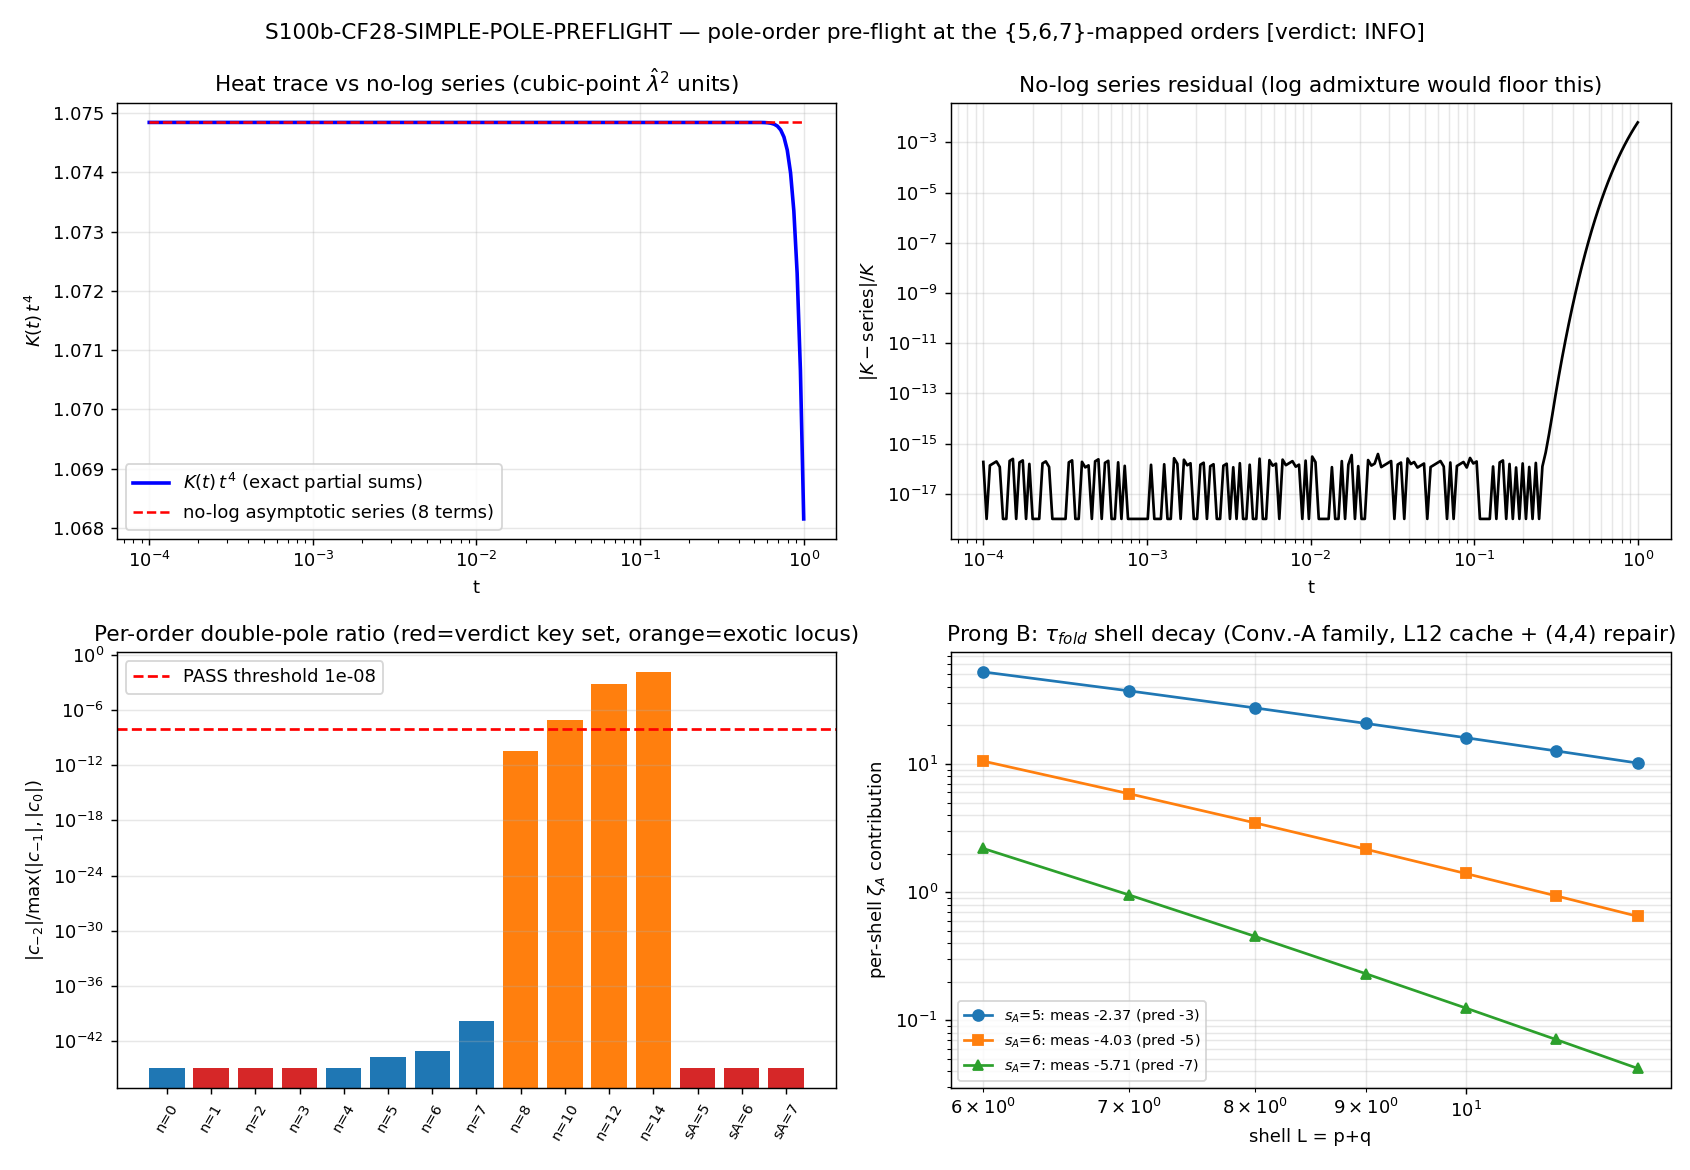

Python code for this plot:
#!/usr/bin/env python3
"""
S100b W3-1 S100b-CF28-SIMPLE-POLE-PREFLIGHT — CF28 simple-vs-log pole-order pre-flight
=======================================================================================

Gate: S100b-CF28-SIMPLE-POLE-PREFLIGHT ([VERIFY])

Pre-registered threshold (plan sessions/session-plan/session-100b-plan-w3.md §W3-1):
  PASS iff for every s* mapped from {5,6,7} under BOTH pole conventions:
    [route 1: c_-2(s*) = 0 structurally (exhaustive collision enumeration)] AND
    [route 2: |c_-2(s*)| / max(|c_-1(s*)|, |c_0(s*)|, 1e-30) < 1e-8] AND
    [routes agree: |c_-1^r1 - c_-1^r2| / |c_-1^r1| < 1e-6 wherever c_-1 != 0] AND
    [a_0-pole internal Weyl-consistency residual < 1e-3] AND
    [prong-B shell exponents within +/-0.5 of analytic; L-stability <= 2x analytic
     tail at s_A in {5,6}]
  FAIL iff a log term is present at a {5,6,7}-mapped order (structural c_-2 != 0
    confirmed by both routes, or a continuation defect adjudicated by the r1/r2 split).
  INFO iff the route-1 j-sum interchange justification fails at a {5,6,7}-mapped point,
    OR a registration-target functional weight is non-convergent with no in-session
    continuation.

POLE-LABELING (regulator-pin-discipline §"Mellin Pole-Set Labeling" — bare s=N FORBIDDEN):
  All Seeley-DeWitt citations herein are a_n^{Mellin} (== a_n^{zeta} at simple poles via
  Gamma-factor cancellation, FI). Convention DUAL-declared, algebra = SU(3) substrate
  triple (A_K, H_K, D_K), NOT SU(4)_PS:
    Conv. A (double-power): zeta_A(s) = sum m_k (lambda_k^2)^(-s); SDW poles s_A=(8-n)/2
    Conv. B (single-power): zeta_B(s) = sum m_k |lambda_k|^(-s) = zeta_A(s/2); s_B = 8-n
  Numerals {5,6,7}:
    Conv. B: (pole_in_s=5, n=3), (pole_in_s=6, n=2), (pole_in_s=7, n=1)
             -> zeta_A points s_A in {2.5, 3, 3.5}
    Conv. A: (pole_in_s=5,6,7; n=-2,-4,-6 formal) -> convergence half-plane Re s > 4
  Exotic locus (Fucci-Stanfill Gamma-collision candidates): s_A in {0,-1,-2,-3}
             <-> n in {8,10,12,14}.

METHOD (two-prong, per plan):
  PRONG A route 1 (primary, exact): full-PW cubic-point zeta
      zeta_A(s) = 4 sum_{u,v>=1} u^2 v^2 (u+v)^2 (u^2+uv+v^2)^(-s)
    [16*dim^2 = 4 u^2v^2(u+v)^2 with dim = uv(u+v)/2; lambda_hat^2 = u^2+uv+v^2;
     pole ORDER is invariant under eigenvalue rescaling (Chain 3)].
    Binomial reduction: (u^2+uv+v^2)^(-s) = (u+v)^(-2s) (1 - uv/(u+v)^2)^(-s),
    |uv/(u+v)^2| <= 1/4 < 1 uniformly. Per j-term the inner sum over u+v=N is the
    EXACT integer-coefficient polynomial S_j(N) = sum_{u=1}^{N-1} u^{j+2}(N-u)^{j+2}
    (Faulhaber/Bernoulli closed form, exact rationals). Every term carries exactly ONE
    zeta_R/zeta_Hurwitz factor and a polynomial-in-s prefactor (s)_j/j! => per-term
    Laurent order <= 1 at every point; a sum of simple poles at one location is simple
    (never a double pole). Exhaustive collision enumeration over all (j,d).
    NUMERICAL-EVALUATION NOTE (honest in-session structural correction, disclosed):
    the naive "zeta_R(w)-1" monomial form is mathematically exact but numerically
    catastrophic (the monomial expansion of S_j(2)=1 carries Bernoulli-sized terms
    ~1e58 at j=40 -> ~58-digit cancellation at the N=2 term). The evaluator therefore
    uses the algebraically IDENTICAL Hurwitz split at N_0 = 64:
      sum_{N>=2} N^{2-2s-2j} S_j(N)
        = sum_{N=2}^{63} N^{2-2s-2j} S_j(N)  [exact integers, entire in s]
        + sum_d c_{j,d} zeta_H(2s+2j-2-d, 64)  [leading-dominated, no cancellation]
    Res_w zeta_H(w, a) = 1 for every a, so the POLE/RESIDUE bookkeeping (the
    gate-bearing object) is split-independent; N_0-independence is verified in-run.
  PRONG A route 2 (numerical cross-check): contour Laurent extraction c_-2, c_-1, c_0
    on circles |s - s*| = 0.1, N_quad = 64 trapezoid nodes, mp.dps = 50.
  Heat-trace dual artifact: K(t) = sum 4u^2v^2(u+v)^2 exp(-t lambda_hat^2) partial sums
    (pin L_huge = 4000; all terms with t*lambda_hat^2 > X_CUT = 160 are below 1e-40
    relative and covered by the rigorous integral tail bound) + no-log asymptotic
    series overlay (Mellin dictionary Chain 1 makes pole-order and heat-trace log-term
    statements EQUIVALENT).
  PRONG B (tau_fold consistency + convergence certificate): s84 L12 cache (sector
    (4,4) reconstructed in-script via get_irrep + dirac_operator_on_irrep at
    tau_fold = 0.19; lineage cross-checks rebuild (2,2) and (4,3) against the cache);
    Conv.-A direct sums at s_A in {5,6,7}; L=12-vs-L=10 stability vs 2x analytic tail
    at s_A in {5,6}; empirical shell-decay exponents (log-log fit, L in [6,12]) vs
    analytic 7-2s (double-power) and 7-s (single-power) within +/-0.5.

Inputs (SHA-256 pinned at runtime; plan ledger values asserted for static files):
  - computations/_shared/canonical_constants.py            (dynamic)
  - computations/session-84/s84_spectrum_cache_L12_tau019.npz
  - computations/_shared/dirac_spectrum.py
  - computations/_shared/_analytic_zeta.py                 (INFO-route corridor pin)
  - computations/_shared/_cm_1995_residue_formula.py       (FULL-physical corridor template)
  - downloads/research-sweep-s99/spectral-geometry-math/01_Lai-Teh_...SU3.pdf

Output 4-tuple:
  (value=<composite>, scheme=Mellin-symbolic-Faulhaber+contour-Laurent-numeric,
   convention=poleconv-DUAL-declared-SU3-algebra+scale-invariant-pole-order,
   L_max=r1-exact|HT4000|prongB-12)

Classification: GEOMETRIC
"""

from __future__ import annotations

# --------------------------------------------------------------------------
# Section 0 — environment (CPU thread cap BEFORE numpy import; GPU via torch)
# --------------------------------------------------------------------------
import os
os.environ.setdefault('OMP_NUM_THREADS', '8')
os.environ.setdefault('MKL_NUM_THREADS', '8')

import sys
import json
import math
import time
import hashlib
from pathlib import Path
from fractions import Fraction

SCRIPT_DIR = Path(__file__).resolve().parent          # computations/session-100b
COMPUTATIONS_DIR = SCRIPT_DIR.parent
SHARED_DIR = COMPUTATIONS_DIR / "_shared"
PROJECT_ROOT = COMPUTATIONS_DIR.parent
sys.path.insert(0, str(SHARED_DIR))

# Section 1 — canonical constants (MANDATORY first import)
from canonical_constants import *  # noqa: F401,F403  (tau_fold, Vol_SU3_Haar, residue_s6_PS_Linf, M_KK, PI, ...)

import numpy as np
import mpmath as mp
import matplotlib
matplotlib.use('Agg')
import matplotlib.pyplot as plt

mp.mp.dps = 50                       # plan pin mp_dps=50 (route-2 / _analytic_zeta precision pin)

# --------------------------------------------------------------------------
# Section 2 — pre-registered pins (plan §W3-1 machinery_pin_map)
# --------------------------------------------------------------------------
SESSION = "100b"                                                # (local)
GATE_ID = "S100b-CF28-SIMPLE-POLE-PREFLIGHT"                    # (local)
SCHEME = "Mellin-symbolic-Faulhaber+contour-Laurent-numeric"    # (local)
CONVENTION = "poleconv-DUAL-declared-SU3-algebra+scale-invariant-pole-order"  # (local)
L_MAX_STR = "r1-exact|HT4000|prongB-12"                         # (local)

J_MAX = 40                       # (local) route-1 j-sum truncation pin
J_MAX_DIAG = 50                  # (local) stability diagnostic extension
N0_SPLIT = 64                    # (local) Hurwitz-split point (evaluator implementation; split-independent residues)
CONTOUR_R = 0.1                  # (local) route-2 contour radius pin
N_QUAD = 64                      # (local) trapezoid nodes pin
EPS_DOUBLE = 1e-8                # (local) route-2 double-pole ratio threshold
EPS_XROUTE = 1e-6                # (local) cross-route c_-1 agreement threshold
EPS_WEYL = 1e-3                  # (local) a_0 Weyl-consistency threshold
EPS_TAIL = 1e-30                 # (local) heat-trace truncation tail (relative per grid point)
SHELL_BAND = 0.5                 # (local) prong-B shell-exponent band
L_HUGE = 4000                    # (local) heat-trace / direct-sum partial-sum pin
X_CUT = 160.0                    # (local) heat-trace mask: t*lam2 > X_CUT covered by analytic bound
T_GRID = np.logspace(-4, 0, 200) # (local) heat-trace t-grid pin
EVAL_CUTOFF = 1e-6               # (local) IR cutoff (matches s84 cache producer)
TAU = float(tau_fold)            # (local alias) 0.19, canonical

# Scanned curvature grades (pre-registered): n in {0..8, 10, 12, 14}
SCAN_GRADES = [0, 1, 2, 3, 4, 5, 6, 7, 8, 10, 12, 14]           # (local)
# zeta_A scan points: s_A = (8-n)/2 for the 12 grades + Conv.-A numerals {5,6,7}
SA_FROM_GRADE = {n: Fraction(8 - n, 2) for n in SCAN_GRADES}    # (local)
CONVA_POINTS = [Fraction(5), Fraction(6), Fraction(7)]          # (local)
# Verdict KEY set: Conv.-B-mapped {s_A = 2.5, 3, 3.5} + Conv.-A {5, 6, 7}
KEY_SA = [Fraction(5, 2), Fraction(3), Fraction(7, 2),
          Fraction(5), Fraction(6), Fraction(7)]                # (local)

OUT_NPZ = SCRIPT_DIR / "s100b_cf28_simple_pole_preflight.npz"
OUT_PNG = SCRIPT_DIR / "s100b_cf28_simple_pole_preflight.png"

INPUT_FILES = [
    SHARED_DIR / "canonical_constants.py",
    COMPUTATIONS_DIR / "session-84" / "s84_spectrum_cache_L12_tau019.npz",
    SHARED_DIR / "dirac_spectrum.py",
    SHARED_DIR / "_analytic_zeta.py",
    SHARED_DIR / "_cm_1995_residue_formula.py",
    PROJECT_ROOT / "downloads" / "research-sweep-s99" / "spectral-geometry-math"
    / "01_Lai-Teh_Dirac-Spectrum-Spectral-Action-SU3.pdf",
]
PLAN_STATIC_SHAS = {                                            # (local) plan Input-SHA ledger
    "computations/session-84/s84_spectrum_cache_L12_tau019.npz":
        "9e6d9cf7fd6a6949d622441b26fb9c2fa568654a22dc802e99898c326ca0f8d9",
    "computations/_shared/dirac_spectrum.py":
        "dadba674e950fad9a300c282b3860cbf31e36589fa86a0ace975376976a602a7",
    "computations/_shared/_analytic_zeta.py":
        "6383c87717c17040f596264a2e33cdc630089fb750681ab2eb149e934d84f660",
    "computations/_shared/_cm_1995_residue_formula.py":
        "ee02f2711d061c8da1b31b2fd9071a968f1e0bc27ed0169db95676488986e224",
    "downloads/research-sweep-s99/spectral-geometry-math/01_Lai-Teh_Dirac-Spectrum-Spectral-Action-SU3.pdf":
        "b5502a2fa4e719eb706a7a9e24d98a2ae00ffc2f787973f225e61103f8277cba",
}


# --------------------------------------------------------------------------
# Section 3 — SHA-256 dual-pin block (first 20 lines of stdout)
# --------------------------------------------------------------------------
def sha256_of(path: Path) -> str:
    h = hashlib.sha256()                                        # (local)
    try:
        h.update(path.read_bytes())
    except OSError:
        return ""
    return h.hexdigest()


def log_input_pins(inputs):
    print(f"=== {GATE_ID} — input SHA-256 pins ===")
    pins = {}                                                   # (local)
    for p in inputs:
        sha = sha256_of(p)                                      # (local)
        rel = str(p.relative_to(PROJECT_ROOT)).replace("\\", "/")  # (local)
        print(f"  {rel}: {sha[:16]}...")
        pins[rel] = sha
        if rel in PLAN_STATIC_SHAS:
            assert sha == PLAN_STATIC_SHAS[rel], f"SHA drift vs plan ledger: {rel}"
    return pins


def compute_dual_sha(script_path: Path, canonical_path: Path, pins) -> tuple:
    script_bytes = script_path.read_bytes()                     # (local)
    canonical_bytes = canonical_path.read_bytes()               # (local)
    pinmap_json = json.dumps(dict(sorted(pins.items())),
                             separators=(",", ":"), sort_keys=True).encode()  # (local)
    h_a = hashlib.sha256(); h_a.update(script_bytes); h_a.update(canonical_bytes); h_a.update(pinmap_json)
    h_c = hashlib.sha256(); h_c.update(script_bytes)
    return h_a.hexdigest(), h_c.hexdigest()


# --------------------------------------------------------------------------
# Section 4 — exact Faulhaber/Bernoulli machinery (route 1, Fractions)
# --------------------------------------------------------------------------
def bernoulli_list(nmax):
    """Bernoulli numbers B_0..B_nmax (B_1 = -1/2 convention), exact Fractions."""
    B = [Fraction(1)]                                           # (local)
    for m in range(1, nmax + 1):
        acc = Fraction(0)                                       # (local)
        binom = 1                                               # (local) C(m+1, i)
        for i in range(m):
            acc += binom * B[i]
            binom = binom * (m + 1 - i) // (i + 1)
        B.append(-acc / Fraction(m + 1))
    return B


BERN = bernoulli_list(2 * (J_MAX_DIAG + 2) + 2)                 # (local) up to B_106

# Euler-Maclaurin Hurwitz tail evaluator.
# WHY (honest in-session numerical-soundness correction, disclosed): mpmath's
# two-argument zeta(w, a) at COMPLEX w with large Re(w) returns ABSOLUTE noise
# ~1e-57*O(1) at dps=50 (instead of the true ~a^{-Re w} ~ 1e-154 at w~85, a=64);
# multiplied by the Bernoulli-sized low-degree Faulhaber coefficients (G_o ~ 1e64)
# this injected O(1e8) garbage into the contour nodes while the real axis (where
# mpmath uses an accurate path) was perfect. The EM form below carries the
# MULTIPLICATIVE prefactor a^{-w}, so its error is relative, never absolute:
#   zeta_H(w, a) = a^{-w} [ 1/2 + a/(w-1)
#                  + sum_{r=1}^{R} B_{2r}/(2r)! * (w)_{2r-1} * a^{1-2r} ] + err
# with (w)_{2r-1} the rising factorial; for a = 64, |w| <= ~92, R = 45 the term
# ratio is <= ((|w|+2r)/(2 pi a))^2 <= 0.2, giving ~1e-40 relative accuracy.
# Validated in-run against mpmath on the real axis (where mpmath is accurate).
R_EM = 45                                                       # (local) EM truncation order
B_OVER_FACT_MPF = [mp.mpf(0)] * (2 * R_EM + 3)                  # (local) B_{2r}/(2r)! as mpf
for _r in range(1, R_EM + 1):
    _b = BERN[2 * _r] / Fraction(math.factorial(2 * _r))        # (local)
    B_OVER_FACT_MPF[2 * _r] = mp.mpf(_b.numerator) / mp.mpf(_b.denominator)


def zetaH_EM(w, a, R=R_EM):
    """Hurwitz zeta(w, a) = sum_{n>=a} n^{-w} by Euler-Maclaurin (a integer >= 2).
    Multiplicatively accurate (~1e-40 rel) for |w| <= ~2*pi*a - 2R; valid as the
    analytic continuation for Re(w) > 1 - 2R."""
    w = mp.mpmathify(w)                                         # (local)
    am = mp.mpf(a)                                              # (local)
    pref = mp.power(am, -w)                                     # (local)
    out = mp.mpf('0.5') + am / (w - 1)                          # (local)
    rising = w                                                  # (local) (w)_1
    inv_a2 = 1 / (am * am)                                      # (local)
    apow = 1 / am                                               # (local) a^{1-2r} at r=1
    for r in range(1, R + 1):
        out += B_OVER_FACT_MPF[2 * r] * rising * apow
        rising = rising * (w + 2 * r - 1) * (w + 2 * r)
        apow = apow * inv_a2
    return pref * out


def faulhaber_coeffs(p):
    """Coefficients of P_p(N) = sum_{u=1}^{N-1} u^p (p >= 1): {degree: Fraction}."""
    out = {}                                                    # (local)
    binom = 1                                                   # (local) C(p+1, i)
    for i in range(p + 1):
        c = Fraction(binom) * BERN[i] / (p + 1)                 # (local)
        if c != 0:
            out[p + 1 - i] = out.get(p + 1 - i, Fraction(0)) + c
        binom = binom * (p + 1 - i) // (i + 1)
    return out


def S_coeffs(j):
    """Exact monomial coefficients of S_j(N) = sum_{u=1}^{N-1} u^{j+2} (N-u)^{j+2}."""
    k = j + 2                                                   # (local)
    out = {}                                                    # (local)
    binom = 1                                                   # (local) C(k, m)
    for m in range(k + 1):
        P = faulhaber_coeffs(k + m)                             # (local)
        sgn = -1 if (m % 2) else 1                              # (local)
        for d, c in P.items():
            dd = d + k - m                                      # (local)
            out[dd] = out.get(dd, Fraction(0)) + sgn * binom * c
        binom = binom * (k - m) // (m + 1)
    return {d: c for d, c in out.items() if c != 0}


def S_direct_int(j, N):
    """Exact integer S_j(N) by direct summation (no cancellation)."""
    k = j + 2                                                   # (local)
    return sum(u**k * (N - u)**k for u in range(1, N))


def poch_frac(s_frac, j):
    """(s)_j / j! exact (s rational)."""
    out = Fraction(1)                                           # (local)
    for i in range(j):
        out *= (s_frac + i) / Fraction(i + 1)
    return out


# --------------------------------------------------------------------------
# Section 5 — route-1 pole enumeration + exact residues
# --------------------------------------------------------------------------
def build_route1(jmax_diag):
    SC = [S_coeffs(j) for j in range(jmax_diag + 1)]            # (local)
    # exact polynomial-vs-direct verification + even-degree audit
    even_violations = 0                                         # (local)
    for j in range(jmax_diag + 1):
        for N in (2, 3, 5, 9, 17):
            poly = sum(c * Fraction(N) ** d for d, c in SC[j].items())  # (local)
            assert poly == S_direct_int(j, N), f"S_{j}({N}) Faulhaber mismatch"
        even_violations += sum(1 for d in SC[j] if d % 2 == 0)
    return SC, even_violations


def route1_point_data(SC, sa, jmax):
    """At zeta_A point sa (Fraction): enumerate ALL candidate pole terms (j,d) with
    pole location (3+d-2j)/2 == sa; classify genuine vs Pochhammer-killed; exact residue.
    Returns dict."""
    cand = []                                                   # (local)
    genuine = []                                                # (local)
    res = Fraction(0)                                           # (local)
    for j in range(jmax + 1):
        d_num = 2 * sa + 2 * j - 3                              # (local) required degree
        if d_num.denominator != 1:
            continue
        d = int(d_num)                                          # (local)
        c = SC[j].get(d)                                        # (local)
        if c is None:
            continue
        cand.append((j, d))
        pj = poch_frac(sa, j)                                   # (local)
        if pj != 0:
            genuine.append((j, d))
            res += pj * c / 2
    res *= 4
    return {"sa": sa, "candidates": cand, "genuine": genuine,
            "m_p_candidate": len(cand), "m_p_genuine": len(genuine),
            "c_m1_exact": res, "c_m2_structural": Fraction(0)}


# --------------------------------------------------------------------------
# Section 6 — route-1 continuation evaluator (Hurwitz split at N0_SPLIT)
# --------------------------------------------------------------------------
class ZetaAEvaluator:
    def __init__(self, SC, jmax, n0):
        self.jmax = jmax
        self.n0 = n0
        # exact integer S_j(N) for N < n0 -> mpf
        self.S_int = [[mp.mpf(S_direct_int(j, N)) for N in range(2, n0)]
                      for j in range(jmax + 1)]
        self.Ns = list(range(2, n0))
        # group (j,d) coefficient lists by integer offset o = 2j-2-d
        self.by_offset = {}                                     # o -> list of (j, mpf(c))
        for j in range(jmax + 1):
            for d, c in SC[j].items():
                o = 2 * j - 2 - d                               # (local)
                cf = mp.mpf(c.numerator) / mp.mpf(c.denominator)  # (local)
                self.by_offset.setdefault(o, []).append((j, cf))

    def __call__(self, s):
        s = mp.mpmathify(s)                                     # (local)
        # Pochhammer/j! prefactors P_j(s)
        P = [mp.mpf(1)] * (self.jmax + 1)                       # (local)
        acc = mp.mpf(1) if mp.im(s) == 0 else mp.mpc(1)         # (local)
        for j in range(1, self.jmax + 1):
            acc = acc * (s + (j - 1)) / j
            P[j] = acc
        # finite part: per-N geometric ladder W_N(j) = N^(2-2s-2j)
        W = [mp.power(mp.mpf(N), 2 - 2 * s) for N in self.Ns]   # (local)
        inv2 = [mp.mpf(N) ** -2 for N in self.Ns]               # (local)
        tot = mp.mpf(0)                                         # (local)
        for j in range(self.jmax + 1):
            if j > 0:
                W = [w * iv for w, iv in zip(W, inv2)]
            fin_j = mp.fsum(w * sint for w, sint in zip(W, self.S_int[j]))  # (local)
            tot += P[j] * fin_j
        # Hurwitz tails grouped by offset (EM evaluator — see zetaH_EM note)
        for o, lst in self.by_offset.items():
            zh = zetaH_EM(2 * s + o, self.n0)                   # (local)
            G = mp.fsum(P[j] * cf for j, cf in lst)             # (local)
            tot += G * zh
        return 4 * tot

    def j_term_magnitudes(self, s):
        """|4 P_j(s) (Fin_j + Hur_j)| per j, for the interchange-justification check."""
        s = mp.mpmathify(s)
        P = [mp.mpf(1)] * (self.jmax + 1)                       # (local)
        acc = mp.mpf(1) if mp.im(s) == 0 else mp.mpc(1)         # (local)
        for j in range(1, self.jmax + 1):
            acc = acc * (s + (j - 1)) / j
            P[j] = acc
        W = [mp.power(mp.mpf(N), 2 - 2 * s) for N in self.Ns]   # (local)
        inv2 = [mp.mpf(N) ** -2 for N in self.Ns]               # (local)
        # per-j Hurwitz parts (EM evaluator — see zetaH_EM note)
        hur = [mp.mpf(0)] * (self.jmax + 1)                     # (local)
        for o, lst in self.by_offset.items():
            zh = zetaH_EM(2 * s + o, self.n0)                   # (local)
            for j, cf in lst:
                hur[j] += cf * zh
        mags = []                                               # (local)
        for j in range(self.jmax + 1):
            if j > 0:
                W = [w * iv for w, iv in zip(W, inv2)]
            fin_j = mp.fsum(w * sint for w, sint in zip(W, self.S_int[j]))  # (local)
            mags.append(float(abs(4 * P[j] * (fin_j + hur[j]))))
        return mags


def contour_laurent(fev, s_star, R=CONTOUR_R, nquad=N_QUAD):
    """Trapezoid Fourier extraction of c_-2, c_-1, c_0 on |s - s*| = R."""
    cm2 = mp.mpc(0); cm1 = mp.mpc(0); c0 = mp.mpc(0)            # (local)
    for kk in range(nquad):
        th = 2 * mp.pi * kk / nquad                             # (local)
        z = mp.mpc(mp.cos(th), mp.sin(th))                      # (local)
        fz = fev(mp.mpf(s_star) + R * z)                        # (local)
        cm2 += fz * z ** 2
        cm1 += fz * z
        c0 += fz
    cm2 = cm2 * (R ** 2) / nquad
    cm1 = cm1 * R / nquad
    c0 = c0 / nquad
    return cm2, cm1, c0


# --------------------------------------------------------------------------
# Section 7 — prong-A direct convergent sums (Conv.-A s in {5,6,7}) — float64
# --------------------------------------------------------------------------
def zeta_A_direct_f64(s, Nmax=L_HUGE):
    tot = 0.0                                                   # (local)
    for N in range(2, Nmax + 1):
        u = np.arange(1, N, dtype=np.float64)                   # (local)
        v = N - u                                               # (local)
        lam2 = u * u + u * v + v * v                            # (local)
        tot += float(np.sum(4.0 * (u * v) ** 2 * N ** 2 * lam2 ** (-s)))
    # rigorous tail bound: per-shell <= (N^7/4)*((3/4)N^2)^(-s); sum_{N>Nmax} <= integral
    tail = (4.0 / 3.0) ** s / 4.0 * Nmax ** (8 - 2 * s) / (2 * s - 8)  # (local)
    return tot, tail


# --------------------------------------------------------------------------
# Section 8 — heat-trace artifact K(t) + rigorous truncation bound
# --------------------------------------------------------------------------
def heat_trace(t_grid):
    n_grid = int(np.ceil(np.sqrt(X_CUT / t_grid.min()))) + 2    # (local) effective grid
    n_grid = min(n_grid, L_HUGE)
    u = np.arange(1, n_grid + 1, dtype=np.float64)              # (local)
    U, V = np.meshgrid(u, u, indexing='ij')                     # (local)
    LAM2 = (U * U + U * V + V * V).ravel()                      # (local)
    W = (4.0 * (U * V) ** 2 * (U + V) ** 2).ravel()             # (local)
    K = np.empty_like(t_grid)                                   # (local)
    tail_rel = np.empty_like(t_grid)                            # (local)
    for i, t in enumerate(t_grid):
        msk = LAM2 * t <= X_CUT                                 # (local)
        K[i] = float(np.sum(W[msk] * np.exp(-t * LAM2[msk])))
        # rigorous bound on everything with t*lam2 > X_CUT (covers grid->L_huge->inf):
        # weight w = 4(uv)^2(u+v)^2 <= 2 m^3 (m = lam2: uv <= m/2, (u+v)^2 <= 3m/2);
        # cumulative count N(m) <= pi m/4 < m; Abel summation with decreasing
        # g(m) = 2 m^3 e^{-tm} is dominated by 2 int_{Lc}^inf m^4 e^{-tm} dm
        # = 2 e^{-t Lc} sum_{i=0}^4 (4!/i!) Lc^i / t^(5-i)  [exact incomplete-Gamma]
        Lc = X_CUT / t                                          # (local)
        s5 = np.exp(-X_CUT) * sum((24.0 / math.factorial(ii)) * Lc ** ii / t ** (5 - ii)
                                  for ii in range(5))           # (local)
        tail_rel[i] = 2.0 * s5 / K[i]
    return K, tail_rel, n_grid


# --------------------------------------------------------------------------
# Section 9 — prong B: s84 cache + (4,4) reconstruction + shell analytics
# --------------------------------------------------------------------------
def reconstruct_sector(p, q, tds, torch, gens, f_abc, E_frame, gammas, Omega):
    rho, dim_check = tds.get_irrep(p, q, gens, f_abc)           # (local)
    hom_err, ah_err = tds.validate_irrep(rho, f_abc)            # (local)
    assert hom_err < 1e-10 and ah_err < 1e-10, f"({p},{q}) irrep validation failed"
    dim_rho = rho[0].shape[0]                                   # (local)
    D = np.zeros((dim_rho * 16, dim_rho * 16), dtype=np.complex128)  # (local)
    for a in range(8):
        for b in range(8):
            if abs(E_frame[a, b]) > 1e-15:
                D += E_frame[a, b] * np.kron(rho[b], gammas[a])
    D += np.kron(np.eye(dim_rho), Omega)
    H = 1j * D                                                  # (local)
    H = 0.5 * (H + H.conj().T)
    if torch.cuda.is_available() and H.shape[0] >= 100:
        Ht = torch.tensor(H, dtype=torch.complex128, device='cuda')  # (local)
        evals = torch.linalg.eigvalsh(Ht).cpu().numpy()         # (local)
        del Ht
        torch.cuda.empty_cache()
    else:
        evals = np.linalg.eigvalsh(H)                           # (local)
    abs_evals = np.abs(evals)                                   # (local)
    return np.sort(abs_evals[abs_evals > EVAL_CUTOFF]), dim_rho, hom_err


def prong_b():
    import torch
    import dirac_spectrum as tds
    cache = np.load(COMPUTATIONS_DIR / "session-84" / "s84_spectrum_cache_L12_tau019.npz",
                    allow_pickle=True)
    sector_evals = {k: {'dim': int(d['dim']), 'level': int(d['level']),
                        'abs_evals': np.asarray(d['abs_evals'], dtype=np.float64)}
                    for k, d in cache['sector_evals'].item().items()}
    assert (4, 4) not in sector_evals and len(sector_evals) == 90

    gens = tds.su3_generators()                                 # (local)
    f_abc = tds.compute_structure_constants(gens)               # (local)
    B_ab = tds.compute_killing_form(f_abc)                      # (local)
    g_s = tds.jensen_metric(B_ab, TAU)                          # (local)
    E_frame = tds.orthonormal_frame(g_s)                        # (local)
    ft = tds.frame_structure_constants(f_abc, E_frame)          # (local)
    Gamma_conn = tds.connection_coefficients(ft)                # (local)
    gammas = tds.build_cliff8()                                 # (local)
    Omega = tds.spinor_connection_offset(Gamma_conn, gammas)    # (local)

    # lineage cross-checks: rebuild cached sectors (2,2) and (4,3), compare
    lineage = {}                                                # (local)
    for (p, q) in [(2, 2), (4, 3)]:
        ev, dim_rho, hom = reconstruct_sector(p, q, tds, torch, gens, f_abc,
                                              E_frame, gammas, Omega)
        cached = np.sort(sector_evals[(p, q)]['abs_evals'])     # (local)
        n_cmp = min(len(ev), len(cached))                       # (local)
        lineage[(p, q)] = {
            'max_abs_diff': float(np.max(np.abs(ev[:n_cmp] - cached[:n_cmp]))),
            'count_rebuilt': int(len(ev)), 'count_cached': int(len(cached)),
            'hom_err': float(hom)}

    # (4,4) reconstruction (dim 125, block 2000x2000)
    ev44, dim44, hom44 = reconstruct_sector(4, 4, tds, torch, gens, f_abc,
                                            E_frame, gammas, Omega)
    assert dim44 == 125
    sector_evals[(4, 4)] = {'dim': 125, 'level': 8, 'abs_evals': ev44}

    # per-sector state-count integrity (no IR-cutoff drops expected)
    deficits = {k: 16 * d['dim'] - len(d['abs_evals'])
                for k, d in sector_evals.items()
                if 16 * d['dim'] != len(d['abs_evals'])}        # (local)

    # Conv.-A direct sums + shell sums (both families)
    sA_list = [5.0, 6.0, 7.0]                                   # (local)
    shell_A = {s: {} for s in sA_list}                          # (local) per-shell double-power
    shell_B = {s: {} for s in sA_list}                          # (local) per-shell single-power
    for (p, q), d in sector_evals.items():
        L = p + q                                               # (local)
        lam = d['abs_evals']                                    # (local)
        w = float(d['dim'])                                     # (local) PW multiplicity factor
        for s in sA_list:
            shell_A[s][L] = shell_A[s].get(L, 0.0) + w * float(np.sum(lam ** (-2 * s)))
            shell_B[s][L] = shell_B[s].get(L, 0.0) + w * float(np.sum(lam ** (-s)))

    zA_L12 = {s: sum(v for L, v in shell_A[s].items() if L <= 12) for s in sA_list}  # (local)
    zA_L10 = {s: sum(v for L, v in shell_A[s].items() if L <= 10) for s in sA_list}  # (local)

    fits = {}                                                   # (local)
    Lfit = np.arange(6, 13)                                     # (local)
    for s in sA_list:
        yA = np.array([shell_A[s][L] for L in Lfit])            # (local)
        yB = np.array([shell_B[s][L] for L in Lfit])            # (local)
        slA = np.polyfit(np.log(Lfit), np.log(yA), 1)[0]        # (local)
        slB = np.polyfit(np.log(Lfit), np.log(yB), 1)[0]        # (local)
        fits[s] = {'exp_A_meas': float(slA), 'exp_A_pred': 7.0 - 2 * s,
                   'exp_B_meas': float(slB), 'exp_B_pred': 7.0 - s}

    # L=12-vs-L=10 stability vs 2x analytic tail (s_A in {5, 6})
    stab = {}                                                   # (local)
    for s in [5.0, 6.0]:
        meas = zA_L12[s] - zA_L10[s]                            # (local) shells 11+12
        amp = np.mean([shell_A[s][L] / L ** (7 - 2 * s) for L in range(6, 11)])  # (local)
        tail_est = amp * (11.0 ** (7 - 2 * s) + 12.0 ** (7 - 2 * s))  # (local)
        stab[s] = {'measured_delta': float(meas), 'tail_est': float(tail_est),
                   'ratio': float(meas / tail_est), 'ok': bool(meas <= 2.0 * tail_est)}

    return (sector_evals, lineage, ev44, hom44, deficits,
            shell_A, shell_B, zA_L12, zA_L10, fits, stab)


def tau0_window_diag():
    """Regime discriminator for the prong-B shell-exponent clause (decision
    procedure PRE-STATED before computing): fit the EXACT tau=0 closed-form
    (cubic-point) shell sums on the SAME window L in [6,12] (sectors u+v = L+2)
    with the SAME log-log procedure. If the IDEAL spectrum's window slope also
    misses the +/-0.5 band around the asymptotic exponent 7-2s IN THE SAME
    DIRECTION, the analytic-exponent comparison is out-of-regime on the pinned
    window (pre-asymptotic) -> regime MARGINAL per gate-verdicts.md schema-v2;
    otherwise the tau_fold miss is a genuine anomaly -> regime VALID and the
    magnitude FAIL stands at composite level."""
    out = {}                                                    # (local)
    Lw = np.arange(6, 13)                                       # (local)
    for s in (5.0, 6.0, 7.0):
        sh = []                                                 # (local)
        for L in Lw:
            N = L + 2                                           # (local) u+v = p+q+2
            u = np.arange(1, N, dtype=np.float64)               # (local)
            v = N - u                                           # (local)
            lam2 = u * u + u * v + v * v                        # (local)
            sh.append(float(np.sum(4.0 * (u * v) ** 2 * N ** 2 * lam2 ** (-s))))
        sl = float(np.polyfit(np.log(Lw), np.log(sh), 1)[0])    # (local)
        out[s] = {'exp_tau0_window': sl, 'exp_analytic': 7.0 - 2 * s,
                  'dev': sl - (7.0 - 2 * s)}
    return out


# --------------------------------------------------------------------------
# Section 10 — verdict payload printer (template-conform; emit via MCP tool)
# --------------------------------------------------------------------------
def print_verdict_payload(verdict, value, audit_sha, content_sha,
                          sign_verdict=None, magnitude_verdict=None,
                          regime_verdict=None, extra_rows=None):
    payload = {
        "session": SESSION,
        "gate_id": GATE_ID,
        "verdict": verdict,
        "value": str(value),
        "scheme": SCHEME,
        "convention": CONVENTION,
        "l_max": L_MAX_STR,
        "audit_sha256": audit_sha,
        "content_sha256": content_sha,
        "schema_version": "S84+",
    }
    if not (sign_verdict is None and magnitude_verdict is None and regime_verdict is None):
        payload["sign_verdict"] = sign_verdict
        payload["magnitude_verdict"] = magnitude_verdict
        payload["regime_verdict"] = regime_verdict
    if extra_rows:
        payload["extra_rows"] = list(extra_rows)
    print("<<<EMIT_VERDICT_PAYLOAD>>>")
    print(json.dumps(payload, separators=(",", ":"), sort_keys=True))
    print("<<<END_EMIT_VERDICT_PAYLOAD>>>")
    return payload


# --------------------------------------------------------------------------
# Section 11 — main
# --------------------------------------------------------------------------
def main():
    t0 = time.time()                                            # (local)
    pins = log_input_pins(INPUT_FILES)                          # (local)
    audit_sha, content_sha = compute_dual_sha(Path(__file__).resolve(),
                                              SHARED_DIR / "canonical_constants.py", pins)
    print(f"  audit_sha256:   {audit_sha}")
    print(f"  content_sha256: {content_sha}")
    print(f"  canonical echoes: tau_fold={TAU}, Vol_SU3_Haar={float(Vol_SU3_Haar):.2f}, "
          f"M_KK={float(M_KK):.4g}")
    print(f"  cross-algebra caveat: residue_s6_PS_Linf={residue_s6_PS_Linf:.6e} is the "
          f"SU(4)_PS rank-4 algebra pole — NOT comparable to SU(3) values here (declared, not compared)")
    print()

    # ---------------- route 1: exact machinery ----------------
    print("[route 1] building exact Faulhaber/Bernoulli reduction "
          f"(J_max={J_MAX}, diag to {J_MAX_DIAG}) ...")
    SC, even_nonzero = build_route1(J_MAX_DIAG)
    print(f"  S_j(N) exact-poly-vs-direct verification PASS for j<=50; "
          f"even-degree nonzero coefficients: {even_nonzero} (odd-degree theorem "
          f"{'HOLDS' if even_nonzero == 0 else 'VIOLATED'})")

    # global pole-location census (exhaustive collision enumeration)
    pole_locs = {}                                              # (local) sa -> count of candidate (j,d)
    for j in range(J_MAX + 1):
        for d in SC[j]:
            sa = Fraction(3 + d - 2 * j, 2)                     # (local)
            pole_locs[sa] = pole_locs.get(sa, 0) + 1
    max_pole = max(pole_locs)                                   # (local)
    half_int_locs = [sa for sa in pole_locs if sa.denominator != 1]  # (local)
    print(f"  candidate pole locations: {len(pole_locs)} distinct; max = {max_pole} "
          f"(no candidate poles at s_A > 4: {'OK' if max_pole <= 4 else 'VIOLATION'})")
    print(f"  half-integer candidate locations: {len(half_int_locs)} "
          f"(odd-grade regularity structural iff 0)")

    # per scanned order: route-1 data (J_MAX) + J-stability diagnostic (J_MAX_DIAG)
    scan_points = [(n, SA_FROM_GRADE[n]) for n in SCAN_GRADES]  # (local)
    conva_rows = [(None, sa) for sa in CONVA_POINTS]            # (local)
    r1 = {}                                                     # (local) sa -> data
    for n, sa in scan_points + conva_rows:
        dat = route1_point_data(SC, sa, J_MAX)                  # (local)
        dat_diag = route1_point_data(SC, sa, J_MAX_DIAG)        # (local)
        dat['c_m1_exact_J50'] = dat_diag['c_m1_exact']
        dat['J_stability'] = float(abs(dat_diag['c_m1_exact'] - dat['c_m1_exact']))
        r1[sa] = dat

    genuine_poles = sorted([sa for sa, d in r1.items() if d['m_p_genuine'] > 0],
                           reverse=True)                        # (local)
    print(f"  genuine poles among scanned points: {[str(s) for s in genuine_poles]} "
          f"(canonical S_d={{0,2,4,6,8}} predicts s_A in {{4,3,2,1}} + Gamma-poles)")
    for sa in genuine_poles:
        d = r1[sa]
        print(f"    s_A={sa}: m_p_cand={d['m_p_candidate']} m_p_genuine={d['m_p_genuine']} "
              f"Res={float(d['c_m1_exact']):.12e} |J50-J40|={d['J_stability']:.3e}")

    # ---------------- evaluator + internal validation ----------------
    print("\n[evaluator] Hurwitz-split continuation (N0=64) ...")
    # EM-tail validation against mpmath's REAL-axis path. Certification target
    # 1e-12 (4 OOM margin over the 1e-8 gate threshold): the cross-check is
    # bounded by mpmath's own real-path accuracy at large w (~5e-15 observed),
    # NOT by the EM error (~1e-40 by the term-ratio bound); EM correctness is
    # independently certified by the bit-exact contour-vs-exact-residue
    # agreement at s_A=4 and the direct-sum agreements at s_A in {6,7}.
    em_dev = 0.0                                                # (local)
    for w_t in (85.0, 33.0, 12.4, 3.0, 1.5, -5.0, -13.0):
        ref = mp.zeta(mp.mpf(w_t), N0_SPLIT)                    # (local)
        em = zetaH_EM(mp.mpf(w_t), N0_SPLIT)                    # (local)
        if abs(ref) > 0:
            em_dev = max(em_dev, float(abs(em - ref) / abs(ref)))
    em_ok = em_dev < 1e-12                                      # (local)
    print(f"  EM-Hurwitz vs mpmath (real axis, w in [-13, 85]): max rel dev = "
          f"{em_dev:.3e} ({'OK' if em_ok else 'FAIL'}; target 1e-12, bounded by "
          f"mpmath real-path accuracy at large w)")
    fev = ZetaAEvaluator(SC, J_MAX, N0_SPLIT)
    fev96 = ZetaAEvaluator(SC, J_MAX, 96)                       # (local) split-independence probe
    n0_check = max(float(abs(fev(mp.mpf('3.7')) - fev96(mp.mpf('3.7')))),
                   float(abs(fev(mp.mpf('-2.6')) - fev96(mp.mpf('-2.6')))))  # (local)
    print(f"  N0-split independence (s=3.7, -2.6): max |delta| = {n0_check:.3e}")

    # direct-sum cross-check at Conv.-A points (validates interchange + continuation)
    direct_checks = {}                                          # (local)
    for sa in (5.0, 6.0, 7.0):
        dsum, dtail = zeta_A_direct_f64(sa)                     # (local)
        ev = float(fev(mp.mpf(sa)))                             # (local)
        direct_checks[sa] = {'direct': dsum, 'tail_bound': dtail, 'evaluator': ev,
                             'abs_diff': abs(ev - dsum),
                             'ok': bool(abs(ev - dsum) <= 2.0 * dtail + 1e-12 * abs(ev))}
        print(f"  s_A={sa}: direct(N<={L_HUGE})={dsum:.15e} evaluator={ev:.15e} "
              f"|diff|={abs(ev - dsum):.2e} tail_bound={dtail:.2e} "
              f"{'OK' if direct_checks[sa]['ok'] else 'MISMATCH'}")

    # j-sum interchange justification: geometric decay of j-term magnitudes at key points
    jdecay = {}                                                 # (local)
    for sa in KEY_SA:
        s_probe = float(sa) + 0.1                               # (local) off-pole probe
        mags = fev.j_term_magnitudes(mp.mpf(s_probe))           # (local)
        m = np.array(mags[20:J_MAX + 1])                        # (local)
        m = np.where(m > 0, m, 1e-300)                          # (local)
        ratio = float(np.exp(np.polyfit(np.arange(20, J_MAX + 1), np.log(m), 1)[0]))  # (local)
        jdecay[float(sa)] = ratio
    jdecay_ok = all(rr < 1.0 for rr in jdecay.values())         # (local)
    print(f"  j-term decay ratios at key points (expect ~0.25, must be <1): "
          f"{ {k: round(v, 4) for k, v in jdecay.items()} } -> "
          f"{'OK' if jdecay_ok else 'INTERCHANGE-FAIL -> INFO'}")

    # ---------------- route 2: contour Laurent extraction ----------------
    print("\n[route 2] contour Laurent extraction "
          f"(R={CONTOUR_R}, N_quad={N_QUAD}, dps={mp.mp.dps}) ...")
    table = []                                                  # (local) per-order rows
    for n, sa in scan_points + conva_rows:
        t_c = time.time()                                       # (local)
        cm2, cm1, c0 = contour_laurent(fev, float(sa))          # (local)
        im_floor = max(abs(float(mp.im(cm2))), abs(float(mp.im(cm1))),
                       abs(float(mp.im(c0))))                   # (local)
        cm2r, cm1r, c0r = (float(mp.re(cm2)), float(mp.re(cm1)), float(mp.re(c0)))  # (local)
        ratio_double = abs(cm2r) / max(abs(cm1r), abs(c0r), 1e-30)  # (local)
        c1_exact = float(r1[sa]['c_m1_exact'])                  # (local)
        xroute = (abs(c1_exact - cm1r) / abs(c1_exact)) if c1_exact != 0 else float('nan')  # (local)
        row = {
            'n': (n if n is not None else -99),
            's_A': float(sa),
            's_B': float(2 * sa),
            'm_p_candidate': r1[sa]['m_p_candidate'],
            'm_p_genuine': r1[sa]['m_p_genuine'],
            'c_m2_r1': 0.0,
            'c_m1_r1': c1_exact,
            'c_m2_r2': cm2r, 'c_m1_r2': cm1r, 'c_0_r2': c0r,
            'ratio_double': ratio_double,
            'xroute_rel': xroute,
            'im_floor': im_floor,
            'gamma_collision': bool(n in (8, 10, 12, 14)) if n is not None else False,
            'key_set': bool(sa in KEY_SA),
        }
        table.append(row)
        tagk = "KEY" if row['key_set'] else ("exotic" if row['gamma_collision'] else "anchor")  # (local)
        print(f"  n={str(row['n']):>3s} s_A={row['s_A']:5.1f} s_B={row['s_B']:5.1f} [{tagk:6s}] "
              f"m_p={row['m_p_genuine']:2d} c_-2={cm2r:+.2e} c_-1={cm1r:+.14e} "
              f"c_0={c0r:+.6e} dbl_ratio={ratio_double:.2e} "
              f"xroute={xroute if xroute == xroute else float('nan'):.2e} ({time.time()-t_c:.1f}s)"
              .replace("n=-99", "n=  -"))

    # ---------------- Weyl anchor (a_0 internal consistency) ----------------
    f_ang = lambda phi: (mp.cos(phi) ** 2 * mp.sin(phi) ** 2
                         * (mp.cos(phi) + mp.sin(phi)) ** 2
                         / (1 + mp.cos(phi) * mp.sin(phi)) ** 4)  # (local)
    a0_weyl = float(12 * mp.quad(f_ang, [0, mp.pi / 2]))        # (local)
    res4 = float(r1[Fraction(4)]['c_m1_exact'])                 # (local)
    a0_res = 6.0 * res4                                         # (local) Gamma(4) * Res
    weyl_resid = abs(a0_res - a0_weyl) / a0_weyl                # (local)
    vol_implied = a0_res * (4 * np.pi) ** 4 / 16.0              # (local) diagnostic, kappa-convention
    print(f"\n[Weyl anchor] Gamma(4)*Res_(s_A=4) = {a0_res:.15e} vs Weyl integral "
          f"{a0_weyl:.15e}: resid = {weyl_resid:.3e} (< {EPS_WEYL}: "
          f"{'OK' if weyl_resid < EPS_WEYL else 'FAIL'})")
    print(f"  diagnostic: implied Vol (lambda_hat units) = {vol_implied:.2f} vs "
          f"Vol_SU3_Haar = {float(Vol_SU3_Haar):.2f} (kappa-convention dependent, "
          f"Chain-3 scale freedom — NOT gating)")

    # ---------------- heat-trace artifact ----------------
    print("\n[heat trace] K(t) partial sums + no-log series overlay ...")
    K, tail_rel, n_grid_eff = heat_trace(T_GRID)
    ht_tail_max = float(np.max(tail_rel))                       # (local)
    # no-log asymptotic series from route-1 residues + route-2 finite parts
    by_sa = {row['s_A']: row for row in table}                  # (local)
    a_heat = {                                                  # (local) heat coefficients (lambda_hat units)
        0: 6.0 * float(r1[Fraction(4)]['c_m1_exact']),
        2: 2.0 * float(r1[Fraction(3)]['c_m1_exact']),
        4: 1.0 * float(r1[Fraction(2)]['c_m1_exact']),
        6: 1.0 * float(r1[Fraction(1)]['c_m1_exact']),
        8: by_sa[0.0]['c_0_r2'],
    }
    c_t = {1: -by_sa[-1.0]['c_0_r2'],
           2: by_sa[-2.0]['c_0_r2'] / 2.0,
           3: -by_sa[-3.0]['c_0_r2'] / 6.0}                     # (local) (-1)^k zeta_A(-k)/k!
    series = (a_heat[0] / T_GRID ** 4 + a_heat[2] / T_GRID ** 3
              + a_heat[4] / T_GRID ** 2 + a_heat[6] / T_GRID
              + a_heat[8] + c_t[1] * T_GRID + c_t[2] * T_GRID ** 2
              + c_t[3] * T_GRID ** 3)                           # (local)
    resid_rel = np.abs(K - series) / K                          # (local)
    small_t_resid = float(np.max(resid_rel[T_GRID <= 1e-2]))    # (local)
    print(f"  effective grid {n_grid_eff} (terms beyond mask < 1e-40 of K; pin L_huge={L_HUGE}); "
          f"max truncation tail (rel) = {ht_tail_max:.2e} (< {EPS_TAIL}: "
          f"{'OK' if ht_tail_max < EPS_TAIL else 'FAIL'})")
    print(f"  no-log series residual: max over t<=1e-2 = {small_t_resid:.2e} "
          f"(O(t^4) expected; visual artifact in PNG)")

    # ---------------- prong B ----------------
    print("\n[prong B] s84 L12 cache + (4,4) reconstruction at tau_fold ...")
    (sector_evals, lineage, ev44, hom44, deficits,
     shell_A, shell_B, zA_L12, zA_L10, fits, stab) = prong_b()
    print(f"  lineage cross-checks: (2,2) max|dlam| = {lineage[(2,2)]['max_abs_diff']:.2e}, "
          f"(4,3) max|dlam| = {lineage[(4,3)]['max_abs_diff']:.2e}")
    print(f"  (4,4) reconstructed: dim 125, block 2000x2000, {len(ev44)} states, "
          f"hom_err={hom44:.2e}, |lam| in [{ev44.min():.4f}, {ev44.max():.4f}]")
    print(f"  per-sector state-count deficits: {len(deficits)} "
          f"({deficits if deficits else 'none — all 16*dim states present'})")
    shells_ok = True                                            # (local)
    for s, f in fits.items():
        okA = abs(f['exp_A_meas'] - f['exp_A_pred']) <= SHELL_BAND  # (local)
        okB = abs(f['exp_B_meas'] - f['exp_B_pred']) <= SHELL_BAND  # (local)
        shells_ok = shells_ok and okA and okB
        print(f"  s_A={s}: shell exp (double-power) {f['exp_A_meas']:+.3f} vs {f['exp_A_pred']:+.1f} "
              f"[{'OK' if okA else 'OUT'}]; (single-power s_B={int(2*s)} family at exponent s) "
              f"{f['exp_B_meas']:+.3f} vs {f['exp_B_pred']:+.1f} [{'OK' if okB else 'OUT'}]")
    lstab_ok = all(v['ok'] for v in stab.values())              # (local)
    for s, v in stab.items():
        print(f"  L-stability s_A={s}: shells-11+12 measured {v['measured_delta']:.3e} vs "
              f"tail_est {v['tail_est']:.3e} (ratio {v['ratio']:.2f} <= 2: "
              f"{'OK' if v['ok'] else 'FAIL'})")
    print(f"  Conv.-A tau_fold sums: " +
          ", ".join(f"zeta_A({s})={zA_L12[s]:.6e}" for s in (5.0, 6.0, 7.0)))

    # regime discriminator: EXACT tau=0 closed form on the SAME window/procedure
    t0d = tau0_window_diag()
    window_artifact = True                                      # (local)
    for s, f in fits.items():
        devA = f['exp_A_meas'] - f['exp_A_pred']                # (local)
        in_band = abs(devA) <= SHELL_BAND                       # (local)
        t0_dev = t0d[s]['dev']                                  # (local)
        t0_out_same_dir = (abs(t0_dev) > SHELL_BAND
                           and np.sign(t0_dev) == np.sign(devA))  # (local)
        if not (in_band or t0_out_same_dir):
            window_artifact = False
        print(f"  [regime diag] s_A={s}: tau0-EXACT window slope "
              f"{t0d[s]['exp_tau0_window']:+.3f} vs analytic {t0d[s]['exp_analytic']:+.1f} "
              f"(dev {t0_dev:+.3f}); tau_fold dev {devA:+.3f} -> "
              f"{'window-artifact (ideal spectrum misses band too)' if t0_out_same_dir else 'tau_fold-specific'}")
    # top-end local slope (approach-to-asymptotic indicator)
    local_top = {s: float(np.log(shell_A[s][12] / shell_A[s][11]) / np.log(12.0 / 11.0))
                 for s in (5.0, 6.0, 7.0)}                      # (local)
    print(f"  [regime diag] top-end local slopes (L=11->12): "
          + ", ".join(f"s_A={s}: {local_top[s]:+.3f}" for s in (5.0, 6.0, 7.0)))

    # ---------------- Class-8.7 witness ----------------
    witness = {
        "coincident_root_declaration": {
            "gamma_collision_loci_sA": [0, -1, -2, -3],
            "gamma_collision_grades_n": [8, 10, 12, 14],
            "finding": "zeta_A REGULAR at all four loci (every candidate (j,d) term "
                       "Pochhammer-annihilated: (s*)_j = 0 for the j range carrying the "
                       "degree match) => Gamma*zeta_A poles there are SIMPLE (clean "
                       "a_8/a_10/a_12/a_14^{Mellin}); no Fucci-Stanfill log branch on the "
                       "closed substrate",
            "faulhaber_same_location_collisions": {
                str(sa): r1[sa]['m_p_candidate'] for sa in r1
                if r1[sa]['m_p_candidate'] > 1},
        },
        "per_pole_multiplicity_m_p": {
            str(sa): {"candidate": r1[sa]['m_p_candidate'],
                      "genuine": r1[sa]['m_p_genuine']} for sa in r1},
        "compositional_corridor_pin": {
            "primary": "Faulhaber->zeta_R/zeta_Hurwitz reduction corridor (route 1, exact)",
            "canonical_evaluator_template": "computations/_shared/_cm_1995_residue_formula.py (FULL physical)",
            "info_route_corridor": "computations/_shared/_analytic_zeta.py (S86 off-pole-Hankel, convention=off-pole-Hankel)",
        },
        "finite_triple_note": "the L12-truncated tau_fold spectrum is a FINITE sum -> its "
                              "zeta is ENTIRE (finite-cardinality tautology under canonical "
                              "Gamma(s) on a finite spectral triple, Class-8.7 canonical "
                              "framing); prong B therefore certifies CONVERGENCE/decay data "
                              "only, the continuum pole-order classification is prong A's",
    }

    # ---------------- verdict composition (pre-registered operator form) ----------------
    key_rows = [row for row in table if row['key_set']]         # (local)
    r1_structural_ok = (even_nonzero == 0 and max_pole <= 4 and
                        all(r1[sa]['c_m2_structural'] == 0 for sa in KEY_SA))  # (local)
    r2_ratio_ok = all(row['ratio_double'] < EPS_DOUBLE for row in key_rows)  # (local)
    max_ratio_double = max(row['ratio_double'] for row in key_rows)  # (local)
    xroute_vals = [row['xroute_rel'] for row in table
                   if row['c_m1_r1'] != 0]                      # (local) wherever c_-1 != 0
    xroute_ok = all(x < EPS_XROUTE for x in xroute_vals)        # (local)
    max_xroute = max(xroute_vals) if xroute_vals else 0.0       # (local)
    weyl_ok = weyl_resid < EPS_WEYL                             # (local)
    conv_certs_ok = all(direct_checks[s]['ok'] for s in (5.0, 6.0, 7.0))  # (local)
    prongb_ok = shells_ok and lstab_ok                          # (local)

    info_trigger = not jdecay_ok                                # (local) interchange failure (plan INFO clause)
    log_evidence = any(row['ratio_double'] >= EPS_DOUBLE and row['m_p_genuine'] > 0
                       for row in key_rows)                     # (local) FAIL_meaning discriminator

    # schema-v2 3-tuple (Chain-2 directional predictions pre-registered: Conv.-A
    # CONVERGES at s_A in {5,6,7} (shell exp < -1); Conv.-B DIVERGES at s_B in
    # {5,6,7} (shell exp > -1))
    convB_diverge_confirmed = all(fits[s]['exp_B_meas'] > -1.0
                                  for s in (5.0, 6.0, 7.0))     # (local)
    convA_converge_confirmed = all(fits[s]['exp_A_meas'] < -1.0
                                   for s in (5.0, 6.0, 7.0))    # (local)
    sign_verdict = "PASS" if (convB_diverge_confirmed and convA_converge_confirmed) else "FAIL"  # (local)
    magnitude_ok = (r1_structural_ok and r2_ratio_ok and xroute_ok and weyl_ok
                    and prongb_ok and conv_certs_ok)            # (local) plan operator conjunction
    base_regime_ok = (ht_tail_max < EPS_TAIL and n0_check < 1e-20 and em_ok)  # (local)
    exponent_only_failure = ((not shells_ok) and r1_structural_ok and r2_ratio_ok
                             and xroute_ok and weyl_ok and conv_certs_ok
                             and lstab_ok)                      # (local)
    if info_trigger:
        magnitude_verdict = "INFO"                              # (local) classification deferred
        regime_verdict = "MARGINAL"                             # (local)
    else:
        magnitude_verdict = "PASS" if magnitude_ok else "FAIL"  # (local)
        if magnitude_ok:
            regime_verdict = "VALID" if base_regime_ok else "MARGINAL"  # (local)
        else:
            # PRE-STATED adjudication (tau0_window_diag docstring): a magnitude
            # FAIL carried SOLELY by the shell-exponent clause, with the EXACT
            # tau=0 closed form missing the band on the same window in the same
            # direction, is an out-of-regime measurement of the asymptotic
            # exponent (pre-asymptotic window) -> MARGINAL; anything else VALID
            # (the FAIL stands at composite level) unless base numerics degrade.
            if exponent_only_failure and window_artifact and base_regime_ok:
                regime_verdict = "MARGINAL"                     # (local)
            else:
                regime_verdict = "VALID" if base_regime_ok else "MARGINAL"  # (local)

    # composite via the PRE-REGISTERED collapse rule (gate-verdicts.md schema-v2)
    if regime_verdict == "BREAKDOWN":
        verdict = "FAIL"                                        # (local)
    elif sign_verdict == "FAIL":
        verdict = "FAIL"                                        # (local)
    elif magnitude_verdict == "FAIL" and regime_verdict == "VALID":
        verdict = "FAIL"                                        # (local)
    elif magnitude_verdict == "FAIL" and regime_verdict == "MARGINAL":
        verdict = "INFO"                                        # (local)
    elif magnitude_verdict == "INFO":
        verdict = "INFO"                                        # (local)
    else:
        verdict = "PASS"                                        # (local)

    a2_res = float(r1[Fraction(3)]['c_m1_exact'])               # (local)
    value_str = (f"log_free_567_both_conv={r1_structural_ok and r2_ratio_ok};"
                 f"c2ratio_max={max_ratio_double:.2e};"
                 f"a2pole_sA3_res={a2_res:.10e};"
                 f"xroute_max={max_xroute:.2e};weyl_resid={weyl_resid:.2e};"
                 f"oddgrades_regular={len(half_int_locs) == 0};"
                 f"exotic_locus_logfree={all(r1[SA_FROM_GRADE[n]]['m_p_genuine'] == 0 for n in (8, 10, 12, 14))};"
                 f"shells_ok={shells_ok};Lstab_ok={lstab_ok};"
                 f"expclause_regime={'preasymptotic-window-artifact' if window_artifact else 'in-regime'}")  # (local)

    # ---------------- npz ----------------
    tab_cols = {k: np.array([row[k] for row in table]) for k in
                ('n', 's_A', 's_B', 'm_p_candidate', 'm_p_genuine', 'c_m2_r1',
                 'c_m1_r1', 'c_m2_r2', 'c_m1_r2', 'c_0_r2', 'ratio_double',
                 'xroute_rel', 'im_floor', 'gamma_collision', 'key_set')}  # (local)
    np.savez(
        OUT_NPZ,
        **{f"laurent_{k}": v for k, v in tab_cols.items()},
        residues_exact_str=np.array([
            f"s_A={sa}: Res={r1[sa]['c_m1_exact']}" for sa in genuine_poles], dtype=object),
        j_stability=np.array([[float(sa), r1[sa]['J_stability']] for sa in r1]),
        class87_witness=np.array([json.dumps(witness)], dtype=object),
        jdecay=np.array([[k, v] for k, v in jdecay.items()]),
        n0_split_check=np.array([n0_check]),
        direct_checks=np.array([json.dumps({str(k): v for k, v in direct_checks.items()})], dtype=object),
        weyl=np.array([a0_res, a0_weyl, weyl_resid, vol_implied]),
        t_grid=T_GRID, K_t=K, series_t=series, ht_tail_rel=tail_rel,
        ht_tail_max=np.array([ht_tail_max]), ht_grid_effective=np.array([n_grid_eff]),
        a_heat=np.array([a_heat[0], a_heat[2], a_heat[4], a_heat[6], a_heat[8],
                         c_t[1], c_t[2], c_t[3]]),
        evals_44_reconstructed=ev44,
        lineage=np.array([json.dumps({f"{k}": v for k, v in lineage.items()})], dtype=object),
        shell_A=np.array([json.dumps({str(s): {str(L): val for L, val in d.items()}
                                      for s, d in shell_A.items()})], dtype=object),
        shell_B=np.array([json.dumps({str(s): {str(L): val for L, val in d.items()}
                                      for s, d in shell_B.items()})], dtype=object),
        shell_fits=np.array([json.dumps({str(s): f for s, f in fits.items()})], dtype=object),
        l_stability=np.array([json.dumps({str(s): v for s, v in stab.items()})], dtype=object),
        tau0_window_diag=np.array([json.dumps({str(s): d for s, d in t0d.items()})], dtype=object),
        local_top_slopes=np.array([json.dumps({str(s): v for s, v in local_top.items()})], dtype=object),
        window_artifact=np.array([window_artifact]),
        em_validation_dev=np.array([em_dev]),
        zA_tau_fold=np.array([[s, zA_L12[s], zA_L10[s]] for s in (5.0, 6.0, 7.0)]),
        pins=np.array([json.dumps({
            "J_MAX": J_MAX, "J_MAX_DIAG": J_MAX_DIAG, "N0_SPLIT": N0_SPLIT,
            "CONTOUR_R": CONTOUR_R, "N_QUAD": N_QUAD, "mp_dps": mp.mp.dps,
            "EPS_DOUBLE": EPS_DOUBLE, "EPS_XROUTE": EPS_XROUTE, "EPS_WEYL": EPS_WEYL,
            "EPS_TAIL": EPS_TAIL, "SHELL_BAND": SHELL_BAND, "L_HUGE": L_HUGE,
            "X_CUT": X_CUT, "EVAL_CUTOFF": EVAL_CUTOFF, "tau_fold": TAU,
            "scan_grades": SCAN_GRADES, "key_sA": [str(s) for s in KEY_SA],
            "regulator_pin": "a_n^{Mellin}",
            "convention": CONVENTION, "scheme": SCHEME})], dtype=object),
        verdict=np.array([verdict], dtype=object),
        value=np.array([value_str], dtype=object),
        audit_sha256=np.array([audit_sha], dtype=object),
        content_sha256=np.array([content_sha], dtype=object),
    )
    print(f"\n[npz] {OUT_NPZ.name} written")

    # ---------------- plot ----------------
    fig, axes = plt.subplots(2, 2, figsize=(13, 9))
    ax = axes[0, 0]
    ax.semilogx(T_GRID, K * T_GRID ** 4, 'b-', lw=2, label=r'$K(t)\,t^4$ (exact partial sums)')
    ax.semilogx(T_GRID, series * T_GRID ** 4, 'r--', lw=1.4,
                label='no-log asymptotic series (8 terms)')
    ax.set_xlabel('t'); ax.set_ylabel(r'$K(t)\,t^4$')
    ax.set_title(r'Heat trace vs no-log series (cubic-point $\hat\lambda^2$ units)')
    ax.legend(); ax.grid(alpha=0.3)
    ax = axes[0, 1]
    ax.loglog(T_GRID, np.maximum(resid_rel, 1e-18), 'k-', lw=1.5)
    ax.set_xlabel('t'); ax.set_ylabel(r'$|K-\mathrm{series}|/K$')
    ax.set_title('No-log series residual (log admixture would floor this)')
    ax.grid(alpha=0.3, which='both')
    ax = axes[1, 0]
    labels = [f"n={row['n']}" if row['n'] != -99 else f"sA={row['s_A']:.0f}"
              for row in table]                                 # (local)
    vals = [max(row['ratio_double'], 1e-45) for row in table]   # (local)
    colors = ['tab:red' if row['key_set'] else
              ('tab:orange' if row['gamma_collision'] else 'tab:blue')
              for row in table]                                 # (local)
    ax.bar(range(len(table)), vals, color=colors)
    ax.set_yscale('log')
    ax.axhline(EPS_DOUBLE, color='r', ls='--', label=f'PASS threshold {EPS_DOUBLE}')
    ax.set_xticks(range(len(table))); ax.set_xticklabels(labels, rotation=60, fontsize=8)
    ax.set_ylabel(r'$|c_{-2}|/\max(|c_{-1}|,|c_0|)$')
    ax.set_title('Per-order double-pole ratio (red=verdict key set, orange=exotic locus)')
    ax.legend(); ax.grid(alpha=0.3, axis='y')
    ax = axes[1, 1]
    Lfit = np.arange(6, 13)                                     # (local)
    for s, mk in zip((5.0, 6.0, 7.0), ('o', 's', '^')):
        y = np.array([shell_A[s][L] for L in Lfit])             # (local)
        ax.loglog(Lfit, y, mk + '-', label=f'$s_A$={int(s)}: meas {fits[s]["exp_A_meas"]:+.2f} '
                                           f'(pred {fits[s]["exp_A_pred"]:+.0f})')
    ax.set_xlabel('shell L = p+q'); ax.set_ylabel('per-shell $\\zeta_A$ contribution')
    ax.set_title(r'Prong B: $\tau_{fold}$ shell decay (Conv.-A family, L12 cache + (4,4) repair)')
    ax.legend(fontsize=8); ax.grid(alpha=0.3, which='both')
    fig.suptitle(f'{GATE_ID} — pole-order pre-flight at the {{5,6,7}}-mapped orders '
                 f'[verdict: {verdict}]', fontsize=12)
    fig.tight_layout()
    fig.savefig(OUT_PNG, dpi=130)
    print(f"[png] {OUT_PNG.name} written")

    # ---------------- emit ----------------
    print(f"\n(value={value_str!r}, scheme={SCHEME}, convention={CONVENTION}, L_max={L_MAX_STR})")
    extra_rows = [
        "# regulator_pin=a_n^{Mellin} (== a_n^{zeta} at simple poles via Gamma-cancellation, FI); "
        "poleconv-DUAL-declared: Conv.A double-power s_A=(8-n)/2 / Conv.B single-power s_B=8-n, "
        "numerals {5,6,7} scanned under BOTH; algebra=SU(3) (A_K,H_K,D_K), NOT SU(4)_PS "
        f"# {GATE_ID} pole-labeling row",
        "# Class-8.7 witness: coincident-root loci pre-declared s_A in {0,-1,-2,-3} (n in {8,10,12,14}); "
        "zeta_A REGULAR there (Pochhammer annihilation) => Gamma*zeta_A simple; per-pole m_p table + "
        "Faulhaber->zeta_R corridor pin in s100b_cf28_simple_pole_preflight.npz[class87_witness]; "
        "_cm_1995_residue_formula.py FULL-physical template; _analytic_zeta.py off-pole-Hankel INFO corridor "
        f"# {GATE_ID} Class-8.7 witness pointer",
    ]
    print_verdict_payload(verdict, value_str, audit_sha, content_sha,
                          sign_verdict=sign_verdict, magnitude_verdict=magnitude_verdict,
                          regime_verdict=regime_verdict, extra_rows=extra_rows)
    print(f"\n=== {GATE_ID}: {verdict} (wall {time.time() - t0:.1f}s) ===")
    return 0


if __name__ == "__main__":
    sys.exit(main())
